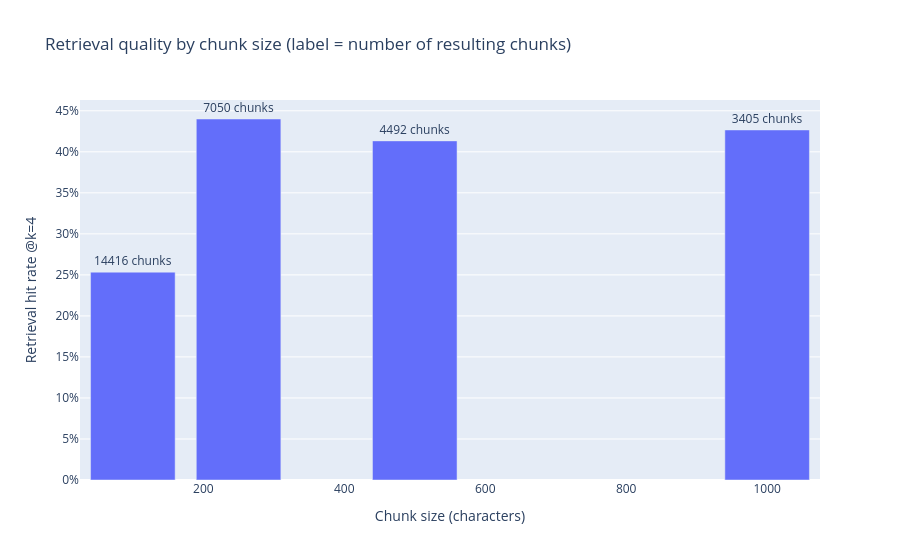

The cell this chart's notebook holds for it:
### Code cell
fig = px.bar(
    chunking_df, x="chunk_size", y="hit_rate", text="n_chunks",
    labels={"chunk_size": "Chunk size (characters)", "hit_rate": "Retrieval hit rate @k=4"},
    title="Retrieval quality by chunk size (label = number of resulting chunks)",
)
fig.update_traces(texttemplate="%{text} chunks", textposition="outside")
fig.update_layout(yaxis_tickformat=".0%")
fig.show()

### Figure 1 — Plotly figure (JSON) as saved in the notebook; plotly's stock layout.template omitted (floating-point values rounded to 4 significant figures)
{"data": [{"hovertemplate": "Chunk size (characters)=%{x}<br>Retrieval hit rate @k=4=%{y}<br>n_chunks=%{text}<extra></extra>", "legendgroup": "", "marker": {"color": "#636efa", "pattern": {"shape": ""}}, "name": "", "orientation": "v", "showlegend": false, "text": [14420.0, 7050.0, 4492.0, 3405.0], "textposition": "outside", "texttemplate": "%{text} chunks", "type": "bar", "x": [100, 250, 500, 1000], "xaxis": "x", "y": [0.2533, 0.44, 0.4133, 0.4267], "yaxis": "y"}], "layout": {"barmode": "relative", "legend": {"tracegroupgap": 0}, "title": {"text": "Retrieval quality by chunk size (label = number of resulting chunks)"}, "xaxis": {"anchor": "y", "domain": [0.0, 1.0], "title": {"text": "Chunk size (characters)"}}, "yaxis": {"anchor": "x", "domain": [0.0, 1.0], "tickformat": ".0%", "title": {"text": "Retrieval hit rate @k=4"}}}}
